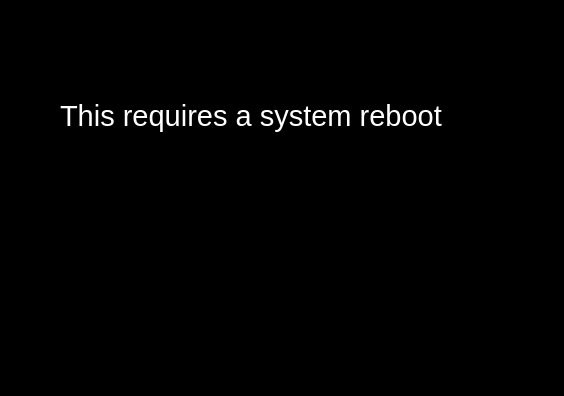
<?xml version="1.0" encoding="UTF-8"?>
<ui version="4.0">
 <class>updateDialog</class>
 <widget class="QDialog" name="updateDialog">
  <property name="geometry">
   <rect>
    <x>0</x>
    <y>0</y>
    <width>564</width>
    <height>396</height>
   </rect>
  </property>
  <property name="windowTitle">
   <string>Dialog</string>
  </property>
  <property name="styleSheet">
   <string notr="true">background-color: rgb(0, 0, 0);</string>
  </property>
  <widget class="QLabel" name="label">
   <property name="geometry">
    <rect>
     <x>60</x>
     <y>60</y>
     <width>491</width>
     <height>111</height>
    </rect>
   </property>
   <property name="font">
    <font>
     <pointsize>22</pointsize>
    </font>
   </property>
   <property name="styleSheet">
    <string notr="true">color: rgb(255, 255, 255);</string>
   </property>
   <property name="text">
    <string>This requires a system reboot</string>
   </property>
  </widget>
  <widget class="QPushButton" name="accept_button">
   <property name="geometry">
    <rect>
     <x>140</x>
     <y>200</y>
     <width>91</width>
     <height>81</height>
    </rect>
   </property>
   <property name="focusPolicy">
    <enum>Qt::NoFocus</enum>
   </property>
   <property name="styleSheet">
    <string notr="true">border: none; 
image: url(:/icons/icons/accept.png);</string>
   </property>
   <property name="text">
    <string/>
   </property>
   <property name="autoDefault">
    <bool>false</bool>
   </property>
   <property name="flat">
    <bool>true</bool>
   </property>
  </widget>
  <widget class="QPushButton" name="reject_button">
   <property name="geometry">
    <rect>
     <x>310</x>
     <y>200</y>
     <width>91</width>
     <height>81</height>
    </rect>
   </property>
   <property name="focusPolicy">
    <enum>Qt::NoFocus</enum>
   </property>
   <property name="styleSheet">
    <string notr="true">border: none; 
image: url(:/icons/icons/reject.png);</string>
   </property>
   <property name="text">
    <string/>
   </property>
   <property name="autoDefault">
    <bool>false</bool>
   </property>
   <property name="flat">
    <bool>true</bool>
   </property>
  </widget>
 </widget>
 <resources/>
 <connections/>
</ui>
